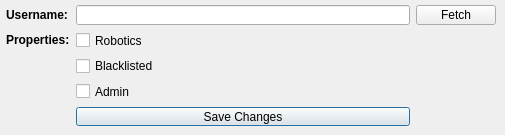
<?xml version="1.0" encoding="UTF-8"?>
<ui version="4.0">
 <class>Dialog</class>
 <widget class="QDialog" name="Dialog">
  <property name="geometry">
   <rect>
    <x>0</x>
    <y>0</y>
    <width>505</width>
    <height>135</height>
   </rect>
  </property>
  <property name="sizePolicy">
   <sizepolicy hsizetype="Fixed" vsizetype="Fixed">
    <horstretch>1</horstretch>
    <verstretch>0</verstretch>
   </sizepolicy>
  </property>
  <property name="minimumSize">
   <size>
    <width>505</width>
    <height>135</height>
   </size>
  </property>
  <property name="maximumSize">
   <size>
    <width>505</width>
    <height>135</height>
   </size>
  </property>
  <property name="windowTitle">
   <string>Dialog</string>
  </property>
  <property name="modal">
   <bool>false</bool>
  </property>
  <widget class="QWidget" name="gridLayoutWidget">
   <property name="geometry">
    <rect>
     <x>0</x>
     <y>0</y>
     <width>501</width>
     <height>131</height>
    </rect>
   </property>
   <layout class="QGridLayout" name="gridLayout">
    <property name="sizeConstraint">
     <enum>QLayout::SetNoConstraint</enum>
    </property>
    <property name="leftMargin">
     <number>6</number>
    </property>
    <property name="topMargin">
     <number>5</number>
    </property>
    <property name="rightMargin">
     <number>5</number>
    </property>
    <property name="bottomMargin">
     <number>5</number>
    </property>
    <item row="4" column="1">
     <widget class="QPushButton" name="add_button">
      <property name="text">
       <string>Save Changes</string>
      </property>
     </widget>
    </item>
    <item row="0" column="0">
     <widget class="QLabel" name="label">
      <property name="text">
       <string>&lt;b&gt;Username:&lt;/b&gt;</string>
      </property>
      <property name="textFormat">
       <enum>Qt::RichText</enum>
      </property>
      <property name="scaledContents">
       <bool>false</bool>
      </property>
     </widget>
    </item>
    <item row="1" column="0">
     <widget class="QLabel" name="label_2">
      <property name="text">
       <string>&lt;b&gt;Properties:&lt;/b&gt;</string>
      </property>
      <property name="textFormat">
       <enum>Qt::RichText</enum>
      </property>
     </widget>
    </item>
    <item row="2" column="1">
     <widget class="QCheckBox" name="blacklisted_checkbox">
      <property name="text">
       <string>Blacklisted</string>
      </property>
     </widget>
    </item>
    <item row="1" column="1">
     <widget class="QCheckBox" name="robotics_checkbox">
      <property name="text">
       <string>Robotics</string>
      </property>
     </widget>
    </item>
    <item row="0" column="1">
     <widget class="QLineEdit" name="name_field"/>
    </item>
    <item row="0" column="2">
     <widget class="QPushButton" name="fetch_button">
      <property name="text">
       <string>Fetch</string>
      </property>
     </widget>
    </item>
    <item row="3" column="1">
     <widget class="QCheckBox" name="admin_checkbox">
      <property name="text">
       <string>Admin</string>
      </property>
     </widget>
    </item>
   </layout>
  </widget>
 </widget>
 <resources/>
 <connections/>
</ui>
